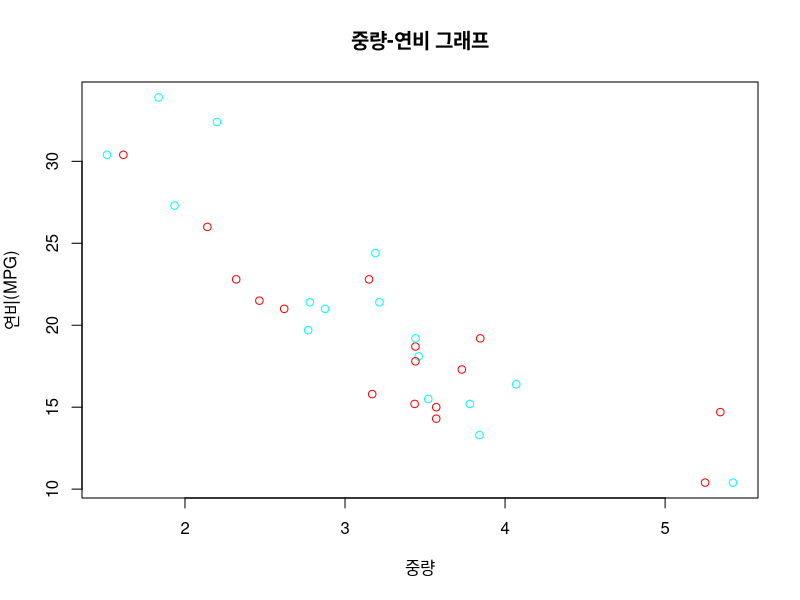

The R source for this figure:
wt <- mtcars$wt
mpg <- mtcars$mpg
plot(wt, mpg,
     main = '중량-연비 그래프',
     xlab = '중량',
     ylab = '연비(MPG)',
     col = rainbow(2),
     pch = 21)